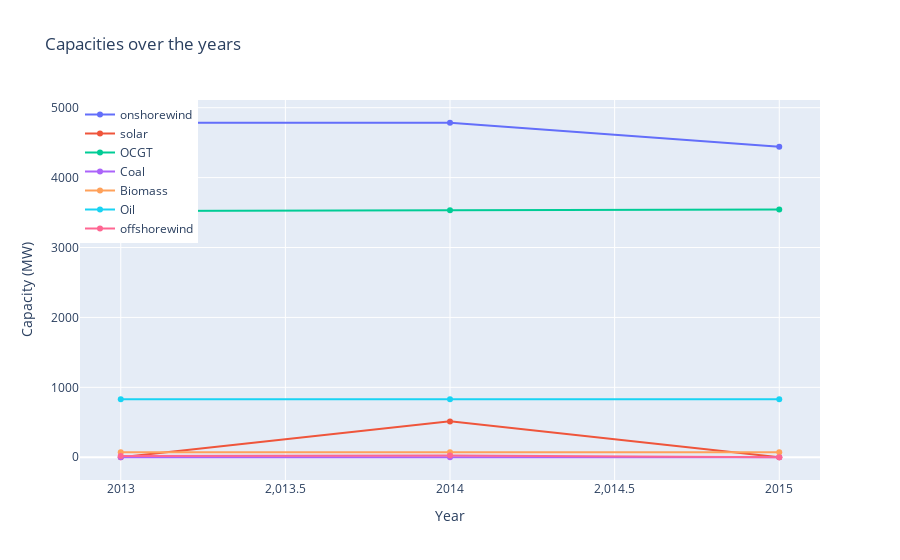

Notebook code for this chart:
### Code cell
#make a 100% stacket area chart of the capacities for all years
def plot_capacities(years):
    fig = go.Figure()

    for generator in ['onshorewind', 'solar', 'OCGT', 'Coal', 'Biomass', 'Oil', 'offshorewind']:
        fig.add_trace(go.Scatter(x=years, y=[capacities_dic[year][generator] for year in years],
                                 mode='lines+markers',
                                 name=generator))

    fig.update_layout(title='Capacities over the years',
                      xaxis_title='Year',
                      yaxis_title='Capacity (MW)',
                      legend=dict(x=0, y=1, traceorder='normal'))

    fig.show()
plot_capacities([year for year in range(2013, 2017) if not calendar.isleap(year)])

### Figure 1 — Plotly figure (JSON) as saved in the notebook; plotly's stock layout.template omitted (floating-point values rounded to 4 significant figures)
{"data": [{"mode": "lines+markers", "name": "onshorewind", "type": "scatter", "x": [2013, 2014, 2015], "y": [4785.0, 4785.0, 4443.0]}, {"mode": "lines+markers", "name": "solar", "type": "scatter", "x": [2013, 2014, 2015], "y": [0, 513.0, 0]}, {"mode": "lines+markers", "name": "OCGT", "type": "scatter", "x": [2013, 2014, 2015], "y": [3523.0, 3534.0, 3543.0]}, {"mode": "lines+markers", "name": "Coal", "type": "scatter", "x": [2013, 2014, 2015], "y": [0, 0, 0]}, {"mode": "lines+markers", "name": "Biomass", "type": "scatter", "x": [2013, 2014, 2015], "y": [70, 70, 70]}, {"mode": "lines+markers", "name": "Oil", "type": "scatter", "x": [2013, 2014, 2015], "y": [830, 830, 830]}, {"mode": "lines+markers", "name": "offshorewind", "type": "scatter", "x": [2013, 2014, 2015], "y": [19.01, 25.2, 0]}], "layout": {"legend": {"traceorder": "normal", "x": 0, "y": 1}, "title": {"text": "Capacities over the years"}, "xaxis": {"title": {"text": "Year"}}, "yaxis": {"title": {"text": "Capacity (MW)"}}}}
